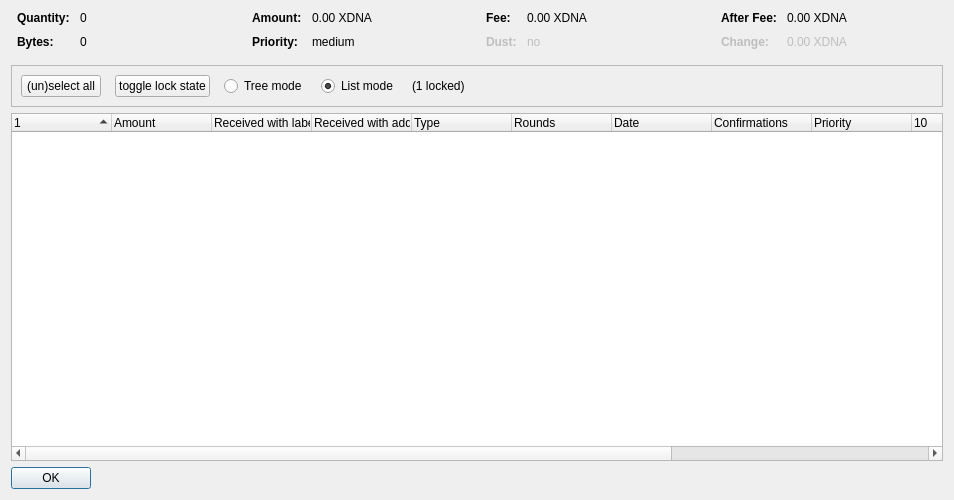
<?xml version="1.0" encoding="UTF-8"?>
<ui version="4.0">
 <class>CoinControlDialog</class>
 <widget class="QDialog" name="CoinControlDialog">
  <property name="geometry">
   <rect>
    <x>0</x>
    <y>0</y>
    <width>954</width>
    <height>500</height>
   </rect>
  </property>
  <property name="windowTitle">
   <string>Coin Selection</string>
  </property>
  <layout class="QVBoxLayout" name="verticalLayout">
   <item>
    <layout class="QHBoxLayout" name="horizontalLayoutTop" stretch="0,0,0,0">
     <property name="topMargin">
      <number>0</number>
     </property>
     <property name="bottomMargin">
      <number>10</number>
     </property>
     <item>
      <layout class="QFormLayout" name="formLayoutCoinControl1">
       <property name="horizontalSpacing">
        <number>10</number>
       </property>
       <property name="verticalSpacing">
        <number>10</number>
       </property>
       <property name="leftMargin">
        <number>6</number>
       </property>
       <property name="rightMargin">
        <number>6</number>
       </property>
       <item row="0" column="0">
        <widget class="QLabel" name="labelCoinControlQuantityText">
         <property name="font">
          <font>
           <weight>75</weight>
           <bold>true</bold>
          </font>
         </property>
         <property name="text">
          <string>Quantity:</string>
         </property>
        </widget>
       </item>
       <item row="0" column="1">
        <widget class="QLabel" name="labelCoinControlQuantity">
         <property name="cursor">
          <cursorShape>IBeamCursor</cursorShape>
         </property>
         <property name="contextMenuPolicy">
          <enum>Qt::ActionsContextMenu</enum>
         </property>
         <property name="text">
          <string notr="true">0</string>
         </property>
         <property name="textInteractionFlags">
          <set>Qt::LinksAccessibleByMouse|Qt::TextSelectableByKeyboard|Qt::TextSelectableByMouse</set>
         </property>
        </widget>
       </item>
       <item row="1" column="0">
        <widget class="QLabel" name="labelCoinControlBytesText">
         <property name="font">
          <font>
           <weight>75</weight>
           <bold>true</bold>
          </font>
         </property>
         <property name="text">
          <string>Bytes:</string>
         </property>
        </widget>
       </item>
       <item row="1" column="1">
        <widget class="QLabel" name="labelCoinControlBytes">
         <property name="cursor">
          <cursorShape>IBeamCursor</cursorShape>
         </property>
         <property name="contextMenuPolicy">
          <enum>Qt::ActionsContextMenu</enum>
         </property>
         <property name="text">
          <string notr="true">0</string>
         </property>
         <property name="textInteractionFlags">
          <set>Qt::LinksAccessibleByMouse|Qt::TextSelectableByKeyboard|Qt::TextSelectableByMouse</set>
         </property>
        </widget>
       </item>
      </layout>
     </item>
     <item>
      <layout class="QFormLayout" name="formLayoutCoinControl2">
       <property name="horizontalSpacing">
        <number>10</number>
       </property>
       <property name="verticalSpacing">
        <number>10</number>
       </property>
       <property name="leftMargin">
        <number>6</number>
       </property>
       <property name="rightMargin">
        <number>6</number>
       </property>
       <item row="0" column="0">
        <widget class="QLabel" name="labelCoinControlAmountText">
         <property name="font">
          <font>
           <weight>75</weight>
           <bold>true</bold>
          </font>
         </property>
         <property name="text">
          <string>Amount:</string>
         </property>
        </widget>
       </item>
       <item row="0" column="1">
        <widget class="QLabel" name="labelCoinControlAmount">
         <property name="cursor">
          <cursorShape>IBeamCursor</cursorShape>
         </property>
         <property name="contextMenuPolicy">
          <enum>Qt::ActionsContextMenu</enum>
         </property>
         <property name="text">
          <string notr="true">0.00 XDNA</string>
         </property>
         <property name="textInteractionFlags">
          <set>Qt::LinksAccessibleByMouse|Qt::TextSelectableByKeyboard|Qt::TextSelectableByMouse</set>
         </property>
        </widget>
       </item>
       <item row="1" column="0">
        <widget class="QLabel" name="labelCoinControlPriorityText">
         <property name="font">
          <font>
           <weight>75</weight>
           <bold>true</bold>
          </font>
         </property>
         <property name="text">
          <string>Priority:</string>
         </property>
        </widget>
       </item>
       <item row="1" column="1">
        <widget class="QLabel" name="labelCoinControlPriority">
         <property name="cursor">
          <cursorShape>IBeamCursor</cursorShape>
         </property>
         <property name="contextMenuPolicy">
          <enum>Qt::ActionsContextMenu</enum>
         </property>
         <property name="text">
          <string>medium</string>
         </property>
         <property name="textInteractionFlags">
          <set>Qt::LinksAccessibleByMouse|Qt::TextSelectableByKeyboard|Qt::TextSelectableByMouse</set>
         </property>
        </widget>
       </item>
      </layout>
     </item>
     <item>
      <layout class="QFormLayout" name="formLayoutCoinControl3">
       <property name="horizontalSpacing">
        <number>10</number>
       </property>
       <property name="verticalSpacing">
        <number>10</number>
       </property>
       <property name="leftMargin">
        <number>6</number>
       </property>
       <property name="rightMargin">
        <number>6</number>
       </property>
       <item row="0" column="0">
        <widget class="QLabel" name="labelCoinControlFeeText">
         <property name="font">
          <font>
           <weight>75</weight>
           <bold>true</bold>
          </font>
         </property>
         <property name="text">
          <string>Fee:</string>
         </property>
        </widget>
       </item>
       <item row="0" column="1">
        <widget class="QLabel" name="labelCoinControlFee">
         <property name="cursor">
          <cursorShape>IBeamCursor</cursorShape>
         </property>
         <property name="contextMenuPolicy">
          <enum>Qt::ActionsContextMenu</enum>
         </property>
         <property name="text">
          <string notr="true">0.00 XDNA</string>
         </property>
         <property name="textInteractionFlags">
          <set>Qt::LinksAccessibleByMouse|Qt::TextSelectableByKeyboard|Qt::TextSelectableByMouse</set>
         </property>
        </widget>
       </item>
       <item row="1" column="0">
        <widget class="QLabel" name="labelCoinControlLowOutputText">
         <property name="enabled">
          <bool>false</bool>
         </property>
         <property name="font">
          <font>
           <weight>75</weight>
           <bold>true</bold>
          </font>
         </property>
         <property name="text">
          <string>Dust:</string>
         </property>
        </widget>
       </item>
       <item row="1" column="1">
        <widget class="QLabel" name="labelCoinControlLowOutput">
         <property name="enabled">
          <bool>false</bool>
         </property>
         <property name="cursor">
          <cursorShape>IBeamCursor</cursorShape>
         </property>
         <property name="contextMenuPolicy">
          <enum>Qt::ActionsContextMenu</enum>
         </property>
         <property name="text">
          <string>no</string>
         </property>
         <property name="textInteractionFlags">
          <set>Qt::LinksAccessibleByMouse|Qt::TextSelectableByKeyboard|Qt::TextSelectableByMouse</set>
         </property>
        </widget>
       </item>
      </layout>
     </item>
     <item>
      <layout class="QFormLayout" name="formLayoutCoinControl4">
       <property name="horizontalSpacing">
        <number>10</number>
       </property>
       <property name="verticalSpacing">
        <number>10</number>
       </property>
       <property name="leftMargin">
        <number>6</number>
       </property>
       <property name="rightMargin">
        <number>6</number>
       </property>
       <item row="0" column="0">
        <widget class="QLabel" name="labelCoinControlAfterFeeText">
         <property name="font">
          <font>
           <weight>75</weight>
           <bold>true</bold>
          </font>
         </property>
         <property name="text">
          <string>After Fee:</string>
         </property>
        </widget>
       </item>
       <item row="0" column="1">
        <widget class="QLabel" name="labelCoinControlAfterFee">
         <property name="cursor">
          <cursorShape>IBeamCursor</cursorShape>
         </property>
         <property name="contextMenuPolicy">
          <enum>Qt::ActionsContextMenu</enum>
         </property>
         <property name="text">
          <string notr="true">0.00 XDNA</string>
         </property>
         <property name="textInteractionFlags">
          <set>Qt::LinksAccessibleByMouse|Qt::TextSelectableByKeyboard|Qt::TextSelectableByMouse</set>
         </property>
        </widget>
       </item>
       <item row="1" column="0">
        <widget class="QLabel" name="labelCoinControlChangeText">
         <property name="enabled">
          <bool>false</bool>
         </property>
         <property name="font">
          <font>
           <weight>75</weight>
           <bold>true</bold>
          </font>
         </property>
         <property name="text">
          <string>Change:</string>
         </property>
        </widget>
       </item>
       <item row="1" column="1">
        <widget class="QLabel" name="labelCoinControlChange">
         <property name="enabled">
          <bool>false</bool>
         </property>
         <property name="cursor">
          <cursorShape>IBeamCursor</cursorShape>
         </property>
         <property name="contextMenuPolicy">
          <enum>Qt::ActionsContextMenu</enum>
         </property>
         <property name="text">
          <string notr="true">0.00 XDNA</string>
         </property>
         <property name="textInteractionFlags">
          <set>Qt::LinksAccessibleByMouse|Qt::TextSelectableByKeyboard|Qt::TextSelectableByMouse</set>
         </property>
        </widget>
       </item>
      </layout>
     </item>
    </layout>
   </item>
   <item>
    <widget class="QFrame" name="frame">
     <property name="minimumSize">
      <size>
       <width>0</width>
       <height>40</height>
      </size>
     </property>
     <property name="frameShape">
      <enum>QFrame::StyledPanel</enum>
     </property>
     <property name="frameShadow">
      <enum>QFrame::Sunken</enum>
     </property>
     <layout class="QHBoxLayout" name="horizontalLayout">
      <item>
       <layout class="QHBoxLayout" name="horizontalLayoutPanel" stretch="0,0,0,0,0,0">
        <property name="spacing">
         <number>14</number>
        </property>
        <item>
         <widget class="QPushButton" name="pushButtonSelectAll">
          <property name="sizePolicy">
           <sizepolicy hsizetype="Maximum" vsizetype="Fixed">
            <horstretch>0</horstretch>
            <verstretch>0</verstretch>
           </sizepolicy>
          </property>
          <property name="text">
           <string>(un)select all</string>
          </property>
          <property name="autoDefault">
           <bool>false</bool>
          </property>
         </widget>
        </item>
        <item>
         <widget class="QPushButton" name="pushButtonToggleLock">
          <property name="sizePolicy">
           <sizepolicy hsizetype="Maximum" vsizetype="Fixed">
            <horstretch>0</horstretch>
            <verstretch>0</verstretch>
           </sizepolicy>
          </property>
          <property name="text">
           <string>toggle lock state</string>
          </property>
          <property name="autoDefault">
           <bool>false</bool>
          </property>
         </widget>
        </item>
        <item>
         <widget class="QRadioButton" name="radioTreeMode">
          <property name="sizePolicy">
           <sizepolicy hsizetype="Maximum" vsizetype="Fixed">
            <horstretch>0</horstretch>
            <verstretch>0</verstretch>
           </sizepolicy>
          </property>
          <property name="text">
           <string>Tree mode</string>
          </property>
         </widget>
        </item>
        <item>
         <widget class="QRadioButton" name="radioListMode">
          <property name="sizePolicy">
           <sizepolicy hsizetype="Maximum" vsizetype="Fixed">
            <horstretch>0</horstretch>
            <verstretch>0</verstretch>
           </sizepolicy>
          </property>
          <property name="text">
           <string>List mode</string>
          </property>
          <property name="checked">
           <bool>true</bool>
          </property>
         </widget>
        </item>
        <item>
         <widget class="QLabel" name="labelLocked">
          <property name="text">
           <string>(1 locked)</string>
          </property>
         </widget>
        </item>
        <item>
         <spacer name="horizontalSpacer">
          <property name="orientation">
           <enum>Qt::Horizontal</enum>
          </property>
          <property name="sizeHint" stdset="0">
           <size>
            <width>40</width>
            <height>20</height>
           </size>
          </property>
         </spacer>
        </item>
       </layout>
      </item>
     </layout>
    </widget>
   </item>
   <item>
    <widget class="CoinControlTreeWidget" name="treeWidget">
     <property name="contextMenuPolicy">
      <enum>Qt::CustomContextMenu</enum>
     </property>
     <property name="sortingEnabled">
      <bool>false</bool>
     </property>
     <property name="columnCount">
      <number>13</number>
     </property>
     <attribute name="headerShowSortIndicator" stdset="0">
      <bool>true</bool>
     </attribute>
     <attribute name="headerStretchLastSection">
      <bool>false</bool>
     </attribute>
     <column>
      <property name="text">
       <string/>
      </property>
     </column>
     <column>
      <property name="text">
       <string>Amount</string>
      </property>
     </column>
     <column>
      <property name="text">
       <string>Received with label</string>
      </property>
     </column>
     <column>
      <property name="text">
       <string>Received with address</string>
      </property>
     </column>
     <column>
      <property name="text">
	<string>Type</string>
      </property>
     </column>
     <column>
      <property name="text">
       <string>Rounds</string>
      </property>
     </column>
     <column>
      <property name="text">
       <string>Date</string>
      </property>
      <property name="toolTip">
       <string>Confirmed</string>
      </property>
     </column>
     <column>
      <property name="text">
       <string>Confirmations</string>
      </property>
     </column>
     <column>
      <property name="text">
       <string>Priority</string>
      </property>
     </column>
     <column>
      <property name="text">
       <string/>
      </property>
     </column>
     <column>
      <property name="text">
       <string/>
      </property>
     </column>
     <column>
      <property name="text">
       <string/>
      </property>
     </column>
     <column>
      <property name="text">
       <string/>
      </property>
     </column>
    </widget>
   </item>
   <item>
    <widget class="QDialogButtonBox" name="buttonBox">
     <property name="sizePolicy">
      <sizepolicy hsizetype="Maximum" vsizetype="Fixed">
       <horstretch>0</horstretch>
       <verstretch>0</verstretch>
      </sizepolicy>
     </property>
     <property name="orientation">
      <enum>Qt::Horizontal</enum>
     </property>
     <property name="standardButtons">
      <set>QDialogButtonBox::Ok</set>
     </property>
    </widget>
   </item>
  </layout>
 </widget>
 <customwidgets>
  <customwidget>
   <class>CoinControlTreeWidget</class>
   <extends>QTreeWidget</extends>
   <header>coincontroltreewidget.h</header>
  </customwidget>
 </customwidgets>
 <resources/>
 <connections/>
</ui>
